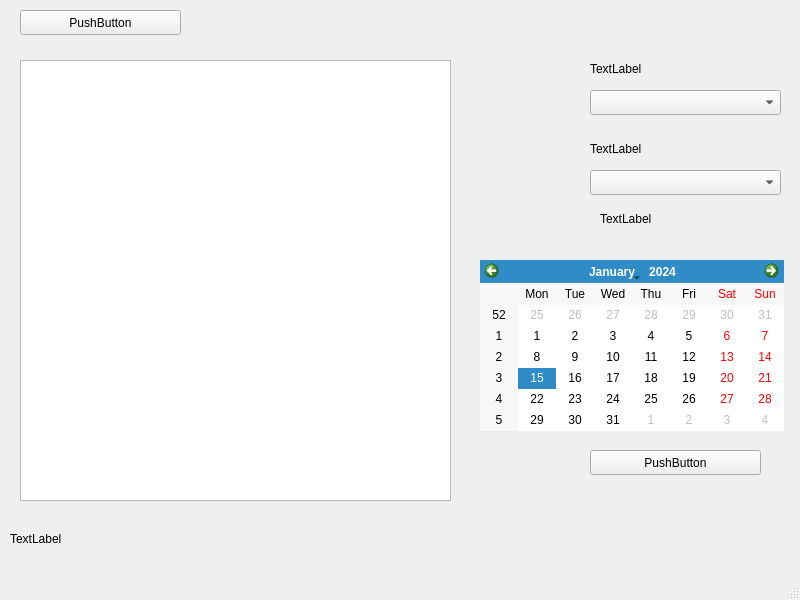
<?xml version="1.0" encoding="UTF-8"?>
<ui version="4.0">
 <class>MainWindow</class>
 <widget class="QMainWindow" name="MainWindow">
  <property name="geometry">
   <rect>
    <x>0</x>
    <y>0</y>
    <width>800</width>
    <height>600</height>
   </rect>
  </property>
  <property name="windowTitle">
   <string>MainWindow</string>
  </property>
  <widget class="QWidget" name="centralwidget">
   <widget class="QLabel" name="dbConnStatusLabel">
    <property name="geometry">
     <rect>
      <x>10</x>
      <y>530</y>
      <width>281</width>
      <height>17</height>
     </rect>
    </property>
    <property name="text">
     <string>TextLabel</string>
    </property>
   </widget>
   <widget class="QComboBox" name="airportSelector">
    <property name="geometry">
     <rect>
      <x>590</x>
      <y>90</y>
      <width>191</width>
      <height>25</height>
     </rect>
    </property>
   </widget>
   <widget class="QLabel" name="airportSelectorLabel">
    <property name="geometry">
     <rect>
      <x>590</x>
      <y>60</y>
      <width>171</width>
      <height>17</height>
     </rect>
    </property>
    <property name="text">
     <string>TextLabel</string>
    </property>
   </widget>
   <widget class="QComboBox" name="directionSelector">
    <property name="geometry">
     <rect>
      <x>590</x>
      <y>170</y>
      <width>191</width>
      <height>25</height>
     </rect>
    </property>
   </widget>
   <widget class="QLabel" name="directionSelectorLabel">
    <property name="geometry">
     <rect>
      <x>590</x>
      <y>140</y>
      <width>181</width>
      <height>17</height>
     </rect>
    </property>
    <property name="text">
     <string>TextLabel</string>
    </property>
   </widget>
   <widget class="QLabel" name="dateSelectorLabel">
    <property name="geometry">
     <rect>
      <x>600</x>
      <y>210</y>
      <width>181</width>
      <height>17</height>
     </rect>
    </property>
    <property name="text">
     <string>TextLabel</string>
    </property>
   </widget>
   <widget class="QCalendarWidget" name="dateSelector">
    <property name="geometry">
     <rect>
      <x>480</x>
      <y>260</y>
      <width>304</width>
      <height>171</height>
     </rect>
    </property>
   </widget>
   <widget class="QPushButton" name="getFlightsButton">
    <property name="geometry">
     <rect>
      <x>590</x>
      <y>450</y>
      <width>171</width>
      <height>25</height>
     </rect>
    </property>
    <property name="text">
     <string>PushButton</string>
    </property>
   </widget>
   <widget class="QTableWidget" name="flightsTable">
    <property name="geometry">
     <rect>
      <x>20</x>
      <y>60</y>
      <width>431</width>
      <height>441</height>
     </rect>
    </property>
   </widget>
   <widget class="QPushButton" name="flightStatsButton">
    <property name="geometry">
     <rect>
      <x>20</x>
      <y>10</y>
      <width>161</width>
      <height>25</height>
     </rect>
    </property>
    <property name="text">
     <string>PushButton</string>
    </property>
   </widget>
  </widget>
  <widget class="QMenuBar" name="menubar">
   <property name="geometry">
    <rect>
     <x>0</x>
     <y>0</y>
     <width>800</width>
     <height>22</height>
    </rect>
   </property>
  </widget>
  <widget class="QStatusBar" name="statusbar"/>
 </widget>
 <resources/>
 <connections/>
</ui>
